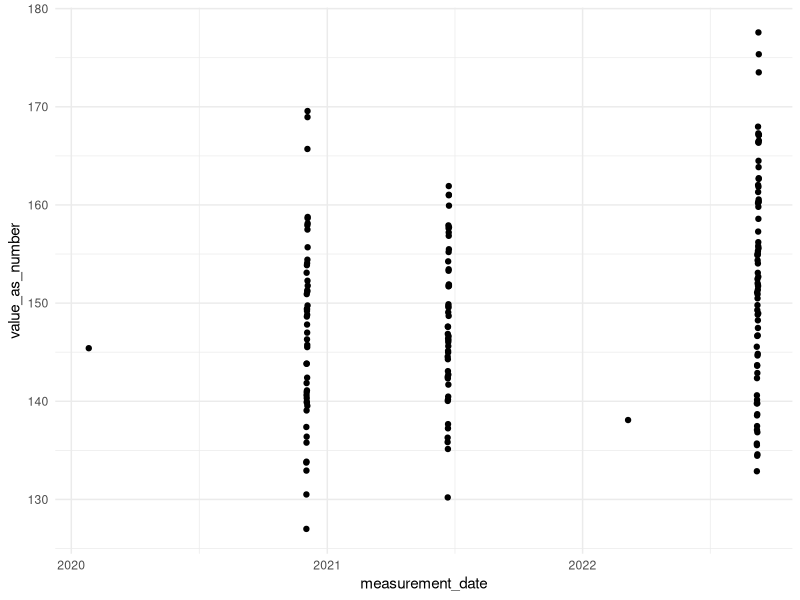
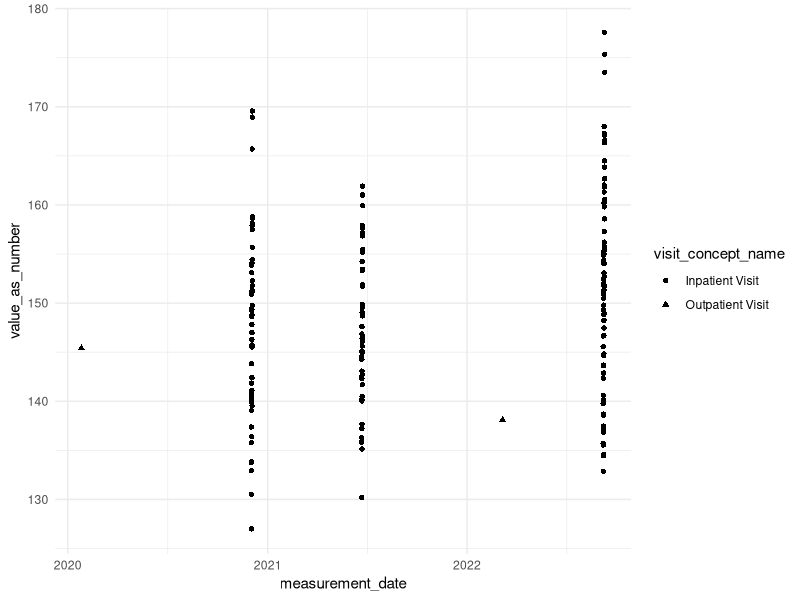
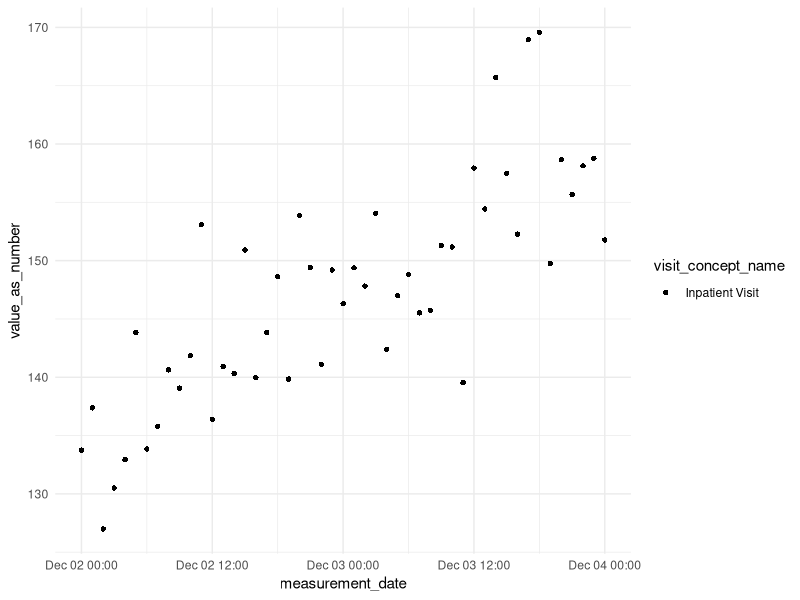

Write R code to recreate these figures, in order.
## ---- chunk 1

#person, visit_occurrence, measurement, drug_exposure, condition_occurrence, and concept tables
#realistic blood pressure trends over time
#conditions and drugs co-occurring within visits
#concept table for joining concept names

# Install and load required packages
#install.packages(c("dplyr", "tibble", "lubridate", "uuid"), dependencies = TRUE)

library(dplyr)
library(tibble)
library(lubridate)
library(uuid)
library(tidyr)

set.seed(123)

# 1. Create 100 synthetic patients
n_patients <- 100

person <- tibble(
  person_id = 1:n_patients,
  gender_concept_id = sample(c(8507, 8532), n_patients, replace = TRUE),  # Male / Female
  year_of_birth = sample(1940:2000, n_patients, replace = TRUE)
)

# 2. Create multiple visits per patient
visits_per_person <- sample(2:5, n_patients, replace = TRUE)

visit_occurrence <- tibble(
  person_id = rep(person$person_id, times = visits_per_person)
) |>
  mutate(
    visit_occurrence_id = row_number(),
    visit_start_date = as_date("2020-01-01") + sample(0:1000, n(), replace = TRUE),
    visit_concept_id = sample(c(9201, 9202, 9203), n(), replace = TRUE),  # Inpatient, ER, Outpatient
    #ER & outpatient just a day
    visit_end_date = if_else( visit_concept_id == 9201,
                              visit_start_date + sample(1:3, n(), replace = TRUE),
                              visit_start_date),
  )

# Baseline + slope per patient in one tibble
bp_params <- tibble(
  person_id = 1:n_patients,
  bp_slope = rnorm(n_patients, mean = 0, sd = 0.3),   # mmHg per hour
  systolic_base = rnorm(n_patients, mean = 120, sd = 10)
)

measurement <- visit_occurrence |>
  left_join(bp_params, by = "person_id") |>
  rowwise() |>
  mutate(
    n_hours = as.numeric(interval(visit_start_date, visit_end_date) / hours(1)),
    hours_seq = list(visit_start_date + hours(0:n_hours))
  ) |>
  ungroup() |>
  select(person_id, visit_occurrence_id, bp_slope,
         systolic_base, visit_start_date, hours_seq) |>
  unnest(hours_seq) |>
  mutate(
    hours_since_start = as.numeric(difftime(hours_seq, visit_start_date, units = "hours")),
    systolic = systolic_base +
               (hours_since_start * bp_slope) +   # per-hour slope
               rnorm(n(), 0, 5),                 # noise
    measurement_id = UUIDgenerate(n = n()),
    measurement_concept_id = 3004249,  # systolic
    unit_concept_id = 8510,            # mmHg
    measurement_date = hours_seq
  ) |>
  select(measurement_id, person_id, visit_occurrence_id,
         measurement_date, measurement_concept_id,
         systolic, unit_concept_id) |>
  rename(value_as_number = systolic)


# 6. Define condition-drug co-occurrence map
condition_drug_map <- tribble(
  ~condition_concept_id, ~condition_name,            ~drug_concept_id, ~drug_name,
  201826,                "Type 2 diabetes mellitus",  1124300,          "Metformin",
  320128,                "Essential hypertension",    1112807,          "Lisinopril",
  319835,                "Hyperlipidemia",            19019073,         "Atorvastatin"
)

# 7. Generate conditions per visit
condition_occurrence <- visit_occurrence |>
  rowwise() |>
  do({
    #n_conditions <- sample(1:2, 1)
    #change n_conditions to 1 so that co-occurrence example works
    n_conditions <- 1
    selected_conditions <- condition_drug_map |>
      slice_sample(n = n_conditions)

    tibble(
      condition_occurrence_id = UUIDgenerate(n_conditions),
      person_id = .$person_id,
      visit_occurrence_id = .$visit_occurrence_id,
      condition_concept_id = selected_conditions$condition_concept_id,
      condition_start_date = .$visit_start_date
    )
  }) |>
  bind_rows()

# 8. Generate drug exposures that match conditions
drug_exposure <- condition_occurrence |>
  left_join(condition_drug_map, by = "condition_concept_id") |>
  group_by(person_id, visit_occurrence_id, drug_concept_id) |>
  summarise(
    drug_exposure_id = UUIDgenerate(1),
    drug_exposure_start_date = min(condition_start_date),
    .groups = "drop"
  ) |>
  mutate(days_supply = sample(30:90, n(), replace = TRUE))

# 9. Build concept table (with all used concepts)
concept <- tribble(
  ~concept_id, ~concept_name,
  3004249, "Systolic Blood Pressure",
  3012888, "Diastolic Blood Pressure",
  3027114, "Glucose",
  3016502, "Creatinine",
  1124300, "Metformin",
  1112807, "Lisinopril",
  19019073, "Atorvastatin",
  201826, "Type 2 diabetes mellitus",
  320128, "Essential hypertension",
  319835, "Hyperlipidemia",
  8510, "mm[Hg]",
  8713, "mg/dL",
  8840, "mmol/L",
  9201, "Inpatient Visit",
  9202, "Emergency Room Visit",
  9203, "Outpatient Visit",
  8507, "Male",
  8532, "Female"
)

# 10. Combine into synthetic CDM object
cdm <- list(
  person = person,
  visit_occurrence = visit_occurrence,
  measurement = measurement,
  condition_occurrence = condition_occurrence,
  drug_exposure = drug_exposure,
  concept = concept
)


## ---- chunk 2
library(dplyr)

cdm$visit_occurrence |> 
  count(visit_concept_id) |> 
  left_join(cdm$concept |> select(concept_id, concept_name), 
            by = c("visit_concept_id" = "concept_id"))

cdm$visit_occurrence
## ---- chunk 3
visit_counts <- cdm$visit_occurrence |>
  group_by(person_id) |>
  summarise(n_visits = n()) |>
  filter(n_visits > 1) |>
  collect()

visit_counts |> head(4)
## ---- chunk 4
example_person_id <- visit_counts$person_id[1]

patient_visits <- cdm$visit_occurrence |>
  filter(person_id == example_person_id) |>
  left_join(cdm$concept, by = c("visit_concept_id" = "concept_id")) |>
  select(
    visit_occurrence_id, visit_start_date, visit_end_date, concept_name
  ) |>
  arrange(visit_start_date) |>
  collect()

patient_visits
## ---- chunk 5

# Define concept IDs
systolic_id <- 3004249
selected_patient <- 1

bp <- cdm$measurement |> 
  filter(person_id == selected_patient) |> 
  filter(measurement_concept_id %in% c(systolic_id))

head(bp,3)
## ---- chunk 6

library(ggplot2)

ggplot(bp, aes(x = measurement_date, 
               y = value_as_number)) +
  geom_point() +
  theme_minimal()

## ---- chunk 7

# Define concept IDs
systolic_id <- 3004249
selected_patient <- 1

bp2 <- cdm$measurement |> 
  filter(person_id == selected_patient) |> 
  filter(measurement_concept_id %in% c(systolic_id)) |> 
  left_join(cdm$visit_occurrence, by = c("visit_occurrence_id", "person_id")) |> 
  left_join(cdm$concept, by = join_by(visit_concept_id == concept_id)) |> 
  rename(visit_concept_name = concept_name)

ggplot(bp2, aes(x = measurement_date, y = value_as_number, shape = visit_concept_name)) +
  geom_point() +
  theme_minimal()

## ---- chunk 8
  cdm$measurement |> 
     left_join(cdm$visit_occurrence, by = c("visit_occurrence_id")) |> 
     names()
## ---- chunk 9

bp3 <- bp2 |> filter( visit_occurrence_id == 1 )

ggplot(bp3, aes(x = measurement_date, y = value_as_number, shape = visit_concept_name)) +
  geom_point() +
  theme_minimal()
## ---- chunk 10

co_occurrence_by_visit <- cdm$condition_occurrence |>
  # Join with drug_exposure on person and visit
  inner_join(cdm$drug_exposure, by = c("person_id", "visit_occurrence_id")) |>
  # Count how often each condition–drug pair co-occurs in a visit
  group_by(condition_concept_id, drug_concept_id) |>
  summarise(co_occurrences = n(), .groups = "drop") |>
  
  # Join to get condition name
  left_join(
    cdm$concept |> select(concept_id, concept_name),
    by = c("condition_concept_id" = "concept_id")
  ) |>
  rename(condition_name = concept_name) |>
  
  # Join to get drug name
  left_join(
    cdm$concept |> select(concept_id, concept_name),
    by = c("drug_concept_id" = "concept_id")
  ) |>
  rename(drug_name = concept_name) |>
  select(condition_name, drug_name, co_occurrences)
  
  co_occurrence_by_visit
## ---- chunk 11
co_occurrence <- cdm$condition_occurrence |>
  # Join with drug_exposure on person
  inner_join(cdm$drug_exposure, by = c("person_id")) |>
  # Count how often each condition–drug pair co-occurs
  group_by(condition_concept_id, drug_concept_id) |>
  summarise(co_occurrences = n(), .groups = "drop") |>
  
  # Join to get condition name
  left_join(
    cdm$concept |> select(concept_id, concept_name),
    by = c("condition_concept_id" = "concept_id")
  ) |>
  rename(condition_name = concept_name) |>
  
  # Join to get drug name
  left_join(
    cdm$concept |> select(concept_id, concept_name),
    by = c("drug_concept_id" = "concept_id")
  ) |>
  rename(drug_name = concept_name) |>
  select(condition_name, drug_name, co_occurrences)

co_occurrence
